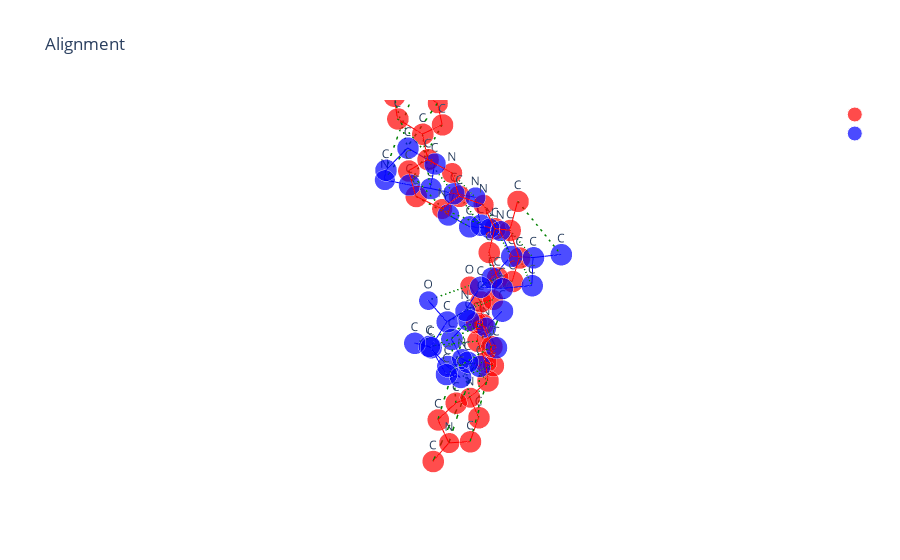

Here is the notebook cell this chart was saved with:
### Code cell
df = pd.read_csv('./otmol_output/4csv_imatinib_result.csv')
data_path = "../Data/first_8_molecules_RDKIT"
ligand = '4csv_imatinib'
i = 10
nameB = ligand+'_conf'+str(i)+'_otmol.xyz'
path1 = os.path.join(data_path, 'extra_bio_ligands', ligand+'.pdb')
path2 = os.path.join(data_path, 'extra_bio_ligands_RDKIT', ligand, ligand+'_conf'+str(i)+'.pdb')
X_A, T_A, B_A = otm.tl.parse_pdb_file(path1)
X_B, T_B, B_B = otm.tl.parse_pdb_file(path2)
assignment = [int(x) for x in df['assignment'][i].strip('[]').split()]
P = otm.tl.permutation_to_matrix(assignment)
X_B_aligned, _, _ = otm.tl.kabsch(X_A, X_B, P) 
otm.tl.write_xyz_with_custom_labels(
    os.path.join('otmol_output', nameB), 
    X_B_aligned[assignment], 
    T_B[assignment],
    comment="aligned by OTMol")
otm.pl.interactive_alignment_plot(X_A, X_B_aligned, T_A, T_B, B_A, B_B, assignment, '', '')

### Figure 1 — Plotly figure (JSON) as saved in the notebook; plotly's stock layout.template omitted (floating-point values rounded to 4 significant figures)
{"data": [{"marker": {"color": "red", "size": [15.2, 15.2, 15.2, 15.2, 14.2, 15.2, 15.2, 15.2, 15.2, 14.2, 15.2, 14.2, 14.2, 15.2, 15.2, 15.2, 15.2, 15.2, 15.2, 14.2, 15.2, 15.2, 15.2, 15.2, 15.2, 15.2, 15.2, 15.2, 14.2, 15.2, 15.2, 14.2, 15.2, 15.2, 15.2, 13.2, 15.2], "symbol": "circle"}, "mode": "markers+text", "name": "", "text": ["C", "C", "C", "C", "N", "C", "C", "C", "C", "N", "C", "N", "N", "C", "C", "C", "C", "C", "C", "N", "C", "C", "C", "C", "C", "C", "C", "C", "N", "C", "C", "N", "C", "C", "C", "O", "C"], "textposition": "top center", "type": "scatter3d", "x": [-21.68, -21.07, -21.83, -23.22, -23.8, -23.06, -21.19, -19.82, -19.33, -20.14, -21.45, -21.95, -22.43, -22.17, -21.68, -21.22, -21.17, -21.58, -22.07, -21.45, -21.73, -21.75, -21.24, -21.31, -21.87, -22.39, -22.34, -21.95, -20.77, -20.85, -19.54, -18.27, -17.23, -18.44, -19.45, -22.02, -21.76], "y": [2.567, 3.497, 4.438, 4.419, 3.486, 2.583, 5.482, 5.628, 6.653, 7.528, 7.382, 6.381, 8.101, 9.127, 10.41, 11.4, 11.18, 9.957, 8.93, 9.867, 8.822, 9.024, 10.16, 10.31, 9.316, 8.173, 8.045, 9.502, 9.144, 9.852, 10.38, 9.84, 9.551, 8.765, 9.236, 7.703, 10.64], "z": [7.269, 6.454, 5.751, 5.931, 6.732, 7.402, 4.881, 4.715, 3.906, 3.302, 3.484, 4.244, 2.954, 2.106, 2.673, 1.824, 0.458, -0.108, 0.726, -1.462, -2.275, -3.765, -4.361, -5.739, -6.539, -5.942, -4.557, -8.032, -8.87, -10.18, -10.81, -10.23, -11.24, -9.23, -8.213, -1.904, 4.162]}, {"marker": {"color": "blue", "size": [15.2, 15.2, 15.2, 15.2, 14.2, 15.2, 15.2, 15.2, 15.2, 14.2, 15.2, 14.2, 14.2, 15.2, 15.2, 15.2, 15.2, 15.2, 15.2, 14.2, 15.2, 15.2, 15.2, 15.2, 15.2, 15.2, 15.2, 15.2, 14.2, 15.2, 15.2, 14.2, 15.2, 15.2, 15.2, 13.2, 15.2], "symbol": "circle"}, "mode": "markers+text", "name": "", "text": ["C", "C", "C", "C", "N", "C", "C", "C", "C", "N", "C", "N", "N", "C", "C", "C", "C", "C", "C", "N", "C", "C", "C", "C", "C", "C", "C", "C", "N", "C", "C", "N", "C", "C", "C", "O", "C"], "textposition": "top center", "type": "scatter3d", "x": [-20.74, -21.63, -21.71, -21.52, -20.25, -19.66, -23.07, -23.08, -24.09, -24.22, -23.04, -23.23, -22.97, -22.92, -22.78, -21.77, -20.45, -20.5, -21.9, -19.65, -18.26, -17.37, -17.47, -18.58, -18.83, -18.4, -17.34, -20.22, -20.8, -21.22, -22.49, -23.53, -24.72, -23.12, -21.81, -17.8, -24.1], "y": [4.544, 5.497, 5.063, 3.583, 3.123, 4.069, 5.419, 4.968, 5.7, 7.099, 7.457, 6.829, 8.843, 9.724, 11.12, 11.9, 11.16, 9.8, 9.354, 9.595, 9.734, 9.534, 8.198, 8.047, 9.184, 10.54, 10.6, 9.348, 8.374, 7.122, 7.284, 7.821, 8.074, 9.048, 8.914, 8.979, 11.84], "z": [5.33, 4.559, 3.112, 2.931, 3.443, 4.377, 2.521, 1.1, 0.2517, 0.6196, 1.376, 2.696, 1.574, 0.4716, 1.042, 0.2792, 0.3965, -0.2181, -0.5499, -1.349, -1.151, -2.335, -2.966, -3.982, -4.849, -4.366, -3.35, -5.382, -6.191, -5.71, -4.892, -5.745, -4.969, -6.363, -7.114, -0.04715, 0.9659]}, {"line": {"color": "red", "width": 2}, "mode": "lines", "showlegend": false, "type": "scatter3d", "x": [-21.68, -21.07], "y": [2.567, 3.497], "z": [7.269, 6.454]}, {"line": {"color": "red", "width": 2}, "mode": "lines", "showlegend": false, "type": "scatter3d", "x": [-21.68, -23.06], "y": [2.567, 2.583], "z": [7.269, 7.402]}, {"line": {"color": "red", "width": 2}, "mode": "lines", "showlegend": false, "type": "scatter3d", "x": [-21.07, -21.83], "y": [3.497, 4.438], "z": [6.454, 5.751]}, {"line": {"color": "red", "width": 2}, "mode": "lines", "showlegend": false, "type": "scatter3d", "x": [-21.83, -23.22], "y": [4.438, 4.419], "z": [5.751, 5.931]}, {"line": {"color": "red", "width": 2}, "mode": "lines", "showlegend": false, "type": "scatter3d", "x": [-21.83, -21.19], "y": [4.438, 5.482], "z": [5.751, 4.881]}, {"line": {"color": "red", "width": 2}, "mode": "lines", "showlegend": false, "type": "scatter3d", "x": [-23.22, -23.8], "y": [4.419, 3.486], "z": [5.931, 6.732]}, {"line": {"color": "red", "width": 2}, "mode": "lines", "showlegend": false, "type": "scatter3d", "x": [-23.8, -23.06], "y": [3.486, 2.583], "z": [6.732, 7.402]}, {"line": {"color": "red", "width": 2}, "mode": "lines", "showlegend": false, "type": "scatter3d", "x": [-21.19, -19.82], "y": [5.482, 5.628], "z": [4.881, 4.715]}, {"line": {"color": "red", "width": 2}, "mode": "lines", "showlegend": false, "type": "scatter3d", "x": [-21.19, -21.95], "y": [5.482, 6.381], "z": [4.881, 4.244]}, {"line": {"color": "red", "width": 2}, "mode": "lines", "showlegend": false, "type": "scatter3d", "x": [-19.82, -19.33], "y": [5.628, 6.653], "z": [4.715, 3.906]}, {"line": {"color": "red", "width": 2}, "mode": "lines", "showlegend": false, "type": "scatter3d", "x": [-19.33, -20.14], "y": [6.653, 7.528], "z": [3.906, 3.302]}, {"line": {"color": "red", "width": 2}, "mode": "lines", "showlegend": false, "type": "scatter3d", "x": [-20.14, -21.45], "y": [7.528, 7.382], "z": [3.302, 3.484]}, {"line": {"color": "red", "width": 2}, "mode": "lines", "showlegend": false, "type": "scatter3d", "x": [-21.45, -21.95], "y": [7.382, 6.381], "z": [3.484, 4.244]}, {"line": {"color": "red", "width": 2}, "mode": "lines", "showlegend": false, "type": "scatter3d", "x": [-21.45, -22.43], "y": [7.382, 8.101], "z": [3.484, 2.954]}, {"line": {"color": "red", "width": 2}, "mode": "lines", "showlegend": false, "type": "scatter3d", "x": [-22.43, -22.17], "y": [8.101, 9.127], "z": [2.954, 2.106]}, {"line": {"color": "red", "width": 2}, "mode": "lines", "showlegend": false, "type": "scatter3d", "x": [-22.17, -21.68], "y": [9.127, 10.41], "z": [2.106, 2.673]}, {"line": {"color": "red", "width": 2}, "mode": "lines", "showlegend": false, "type": "scatter3d", "x": [-22.17, -22.07], "y": [9.127, 8.93], "z": [2.106, 0.726]}, {"line": {"color": "red", "width": 2}, "mode": "lines", "showlegend": false, "type": "scatter3d", "x": [-21.68, -21.22], "y": [10.41, 11.4], "z": [2.673, 1.824]}, {"line": {"color": "red", "width": 2}, "mode": "lines", "showlegend": false, "type": "scatter3d", "x": [-21.68, -21.76], "y": [10.41, 10.64], "z": [2.673, 4.162]}, {"line": {"color": "red", "width": 2}, "mode": "lines", "showlegend": false, "type": "scatter3d", "x": [-21.22, -21.17], "y": [11.4, 11.18], "z": [1.824, 0.458]}, {"line": {"color": "red", "width": 2}, "mode": "lines", "showlegend": false, "type": "scatter3d", "x": [-21.17, -21.58], "y": [11.18, 9.957], "z": [0.458, -0.108]}, {"line": {"color": "red", "width": 2}, "mode": "lines", "showlegend": false, "type": "scatter3d", "x": [-21.58, -22.07], "y": [9.957, 8.93], "z": [-0.108, 0.726]}, {"line": {"color": "red", "width": 2}, "mode": "lines", "showlegend": false, "type": "scatter3d", "x": [-21.58, -21.45], "y": [9.957, 9.867], "z": [-0.108, -1.462]}, {"line": {"color": "red", "width": 2}, "mode": "lines", "showlegend": false, "type": "scatter3d", "x": [-21.45, -21.73], "y": [9.867, 8.822], "z": [-1.462, -2.275]}, {"line": {"color": "red", "width": 2}, "mode": "lines", "showlegend": false, "type": "scatter3d", "x": [-21.73, -21.75], "y": [8.822, 9.024], "z": [-2.275, -3.765]}, {"line": {"color": "red", "width": 2}, "mode": "lines", "showlegend": false, "type": "scatter3d", "x": [-21.73, -22.02], "y": [8.822, 7.703], "z": [-2.275, -1.904]}, {"line": {"color": "red", "width": 2}, "mode": "lines", "showlegend": false, "type": "scatter3d", "x": [-21.75, -21.24], "y": [9.024, 10.16], "z": [-3.765, -4.361]}, {"line": {"color": "red", "width": 2}, "mode": "lines", "showlegend": false, "type": "scatter3d", "x": [-21.75, -22.34], "y": [9.024, 8.045], "z": [-3.765, -4.557]}, {"line": {"color": "red", "width": 2}, "mode": "lines", "showlegend": false, "type": "scatter3d", "x": [-21.24, -21.31], "y": [10.16, 10.31], "z": [-4.361, -5.739]}, {"line": {"color": "red", "width": 2}, "mode": "lines", "showlegend": false, "type": "scatter3d", "x": [-21.31, -21.87], "y": [10.31, 9.316], "z": [-5.739, -6.539]}, {"line": {"color": "red", "width": 2}, "mode": "lines", "showlegend": false, "type": "scatter3d", "x": [-21.87, -22.39], "y": [9.316, 8.173], "z": [-6.539, -5.942]}, {"line": {"color": "red", "width": 2}, "mode": "lines", "showlegend": false, "type": "scatter3d", "x": [-21.87, -21.95], "y": [9.316, 9.502], "z": [-6.539, -8.032]}, {"line": {"color": "red", "width": 2}, "mode": "lines", "showlegend": false, "type": "scatter3d", "x": [-22.39, -22.34], "y": [8.173, 8.045], "z": [-5.942, -4.557]}, {"line": {"color": "red", "width": 2}, "mode": "lines", "showlegend": false, "type": "scatter3d", "x": [-21.95, -20.77], "y": [9.502, 9.144], "z": [-8.032, -8.87]}, {"line": {"color": "red", "width": 2}, "mode": "lines", "showlegend": false, "type": "scatter3d", "x": [-20.77, -20.85], "y": [9.144, 9.852], "z": [-8.87, -10.18]}, {"line": {"color": "red", "width": 2}, "mode": "lines", "showlegend": false, "type": "scatter3d", "x": [-20.77, -19.45], "y": [9.144, 9.236], "z": [-8.87, -8.213]}, {"line": {"color": "red", "width": 2}, "mode": "lines", "showlegend": false, "type": "scatter3d", "x": [-20.85, -19.54], "y": [9.852, 10.38], "z": [-10.18, -10.81]}, {"line": {"color": "red", "width": 2}, "mode": "lines", "showlegend": false, "type": "scatter3d", "x": [-19.54, -18.27], "y": [10.38, 9.84], "z": [-10.81, -10.23]}, {"line": {"color": "red", "width": 2}, "mode": "lines", "showlegend": false, "type": "scatter3d", "x": [-18.27, -17.23], "y": [9.84, 9.551], "z": [-10.23, -11.24]}, {"line": {"color": "red", "width": 2}, "mode": "lines", "showlegend": false, "type": "scatter3d", "x": [-18.27, -18.44], "y": [9.84, 8.765], "z": [-10.23, -9.23]}, {"line": {"color": "red", "width": 2}, "mode": "lines", "showlegend": false, "type": "scatter3d", "x": [-18.44, -19.45], "y": [8.765, 9.236], "z": [-9.23, -8.213]}, {"line": {"color": "blue", "width": 2}, "mode": "lines", "showlegend": false, "type": "scatter3d", "x": [-20.74, -21.63], "y": [4.544, 5.497], "z": [5.33, 4.559]}, {"line": {"color": "blue", "width": 2}, "mode": "lines", "showlegend": false, "type": "scatter3d", "x": [-20.74, -19.66], "y": [4.544, 4.069], "z": [5.33, 4.377]}, {"line": {"color": "blue", "width": 2}, "mode": "lines", "showlegend": false, "type": "scatter3d", "x": [-21.63, -21.71], "y": [5.497, 5.063], "z": [4.559, 3.112]}, {"line": {"color": "blue", "width": 2}, "mode": "lines", "showlegend": false, "type": "scatter3d", "x": [-21.71, -21.52], "y": [5.063, 3.583], "z": [3.112, 2.931]}, {"line": {"color": "blue", "width": 2}, "mode": "lines", "showlegend": false, "type": "scatter3d", "x": [-21.71, -23.07], "y": [5.063, 5.419], "z": [3.112, 2.521]}, {"line": {"color": "blue", "width": 2}, "mode": "lines", "showlegend": false, "type": "scatter3d", "x": [-21.52, -20.25], "y": [3.583, 3.123], "z": [2.931, 3.443]}, {"line": {"color": "blue", "width": 2}, "mode": "lines", "showlegend": false, "type": "scatter3d", "x": [-20.25, -19.66], "y": [3.123, 4.069], "z": [3.443, 4.377]}, {"line": {"color": "blue", "width": 2}, "mode": "lines", "showlegend": false, "type": "scatter3d", "x": [-23.07, -23.08], "y": [5.419, 4.968], "z": [2.521, 1.1]}, {"line": {"color": "blue", "width": 2}, "mode": "lines", "showlegend": false, "type": "scatter3d", "x": [-23.07, -23.23], "y": [5.419, 6.829], "z": [2.521, 2.696]}, {"line": {"color": "blue", "width": 2}, "mode": "lines", "showlegend": false, "type": "scatter3d", "x": [-23.08, -24.09], "y": [4.968, 5.7], "z": [1.1, 0.2517]}, {"line": {"color": "blue", "width": 2}, "mode": "lines", "showlegend": false, "type": "scatter3d", "x": [-24.09, -24.22], "y": [5.7, 7.099], "z": [0.2517, 0.6196]}, {"line": {"color": "blue", "width": 2}, "mode": "lines", "showlegend": false, "type": "scatter3d", "x": [-24.22, -23.04], "y": [7.099, 7.457], "z": [0.6196, 1.376]}, {"line": {"color": "blue", "width": 2}, "mode": "lines", "showlegend": false, "type": "scatter3d", "x": [-23.04, -23.23], "y": [7.457, 6.829], "z": [1.376, 2.696]}, {"line": {"color": "blue", "width": 2}, "mode": "lines", "showlegend": false, "type": "scatter3d", "x": [-23.04, -22.97], "y": [7.457, 8.843], "z": [1.376, 1.574]}, {"line": {"color": "blue", "width": 2}, "mode": "lines", "showlegend": false, "type": "scatter3d", "x": [-22.97, -22.92], "y": [8.843, 9.724], "z": [1.574, 0.4716]}, {"line": {"color": "blue", "width": 2}, "mode": "lines", "showlegend": false, "type": "scatter3d", "x": [-22.92, -22.78], "y": [9.724, 11.12], "z": [0.4716, 1.042]}, {"line": {"color": "blue", "width": 2}, "mode": "lines", "showlegend": false, "type": "scatter3d", "x": [-22.92, -21.9], "y": [9.724, 9.354], "z": [0.4716, -0.5499]}, {"line": {"color": "blue", "width": 2}, "mode": "lines", "showlegend": false, "type": "scatter3d", "x": [-22.78, -21.77], "y": [11.12, 11.9], "z": [1.042, 0.2792]}, {"line": {"color": "blue", "width": 2}, "mode": "lines", "showlegend": false, "type": "scatter3d", "x": [-22.78, -24.1], "y": [11.12, 11.84], "z": [1.042, 0.9659]}, {"line": {"color": "blue", "width": 2}, "mode": "lines", "showlegend": false, "type": "scatter3d", "x": [-21.77, -20.45], "y": [11.9, 11.16], "z": [0.2792, 0.3965]}, {"line": {"color": "blue", "width": 2}, "mode": "lines", "showlegend": false, "type": "scatter3d", "x": [-20.45, -20.5], "y": [11.16, 9.8], "z": [0.3965, -0.2181]}, {"line": {"color": "blue", "width": 2}, "mode": "lines", "showlegend": false, "type": "scatter3d", "x": [-20.5, -21.9], "y": [9.8, 9.354], "z": [-0.2181, -0.5499]}, {"line": {"color": "blue", "width": 2}, "mode": "lines", "showlegend": false, "type": "scatter3d", "x": [-20.5, -19.65], "y": [9.8, 9.595], "z": [-0.2181, -1.349]}, {"line": {"color": "blue", "width": 2}, "mode": "lines", "showlegend": false, "type": "scatter3d", "x": [-19.65, -18.26], "y": [9.595, 9.734], "z": [-1.349, -1.151]}, {"line": {"color": "blue", "width": 2}, "mode": "lines", "showlegend": false, "type": "scatter3d", "x": [-18.26, -17.37], "y": [9.734, 9.534], "z": [-1.151, -2.335]}, {"line": {"color": "blue", "width": 2}, "mode": "lines", "showlegend": false, "type": "scatter3d", "x": [-18.26, -17.8], "y": [9.734, 8.979], "z": [-1.151, -0.04715]}, {"line": {"color": "blue", "width": 2}, "mode": "lines", "showlegend": false, "type": "scatter3d", "x": [-17.37, -17.47], "y": [9.534, 8.198], "z": [-2.335, -2.966]}, {"line": {"color": "blue", "width": 2}, "mode": "lines", "showlegend": false, "type": "scatter3d", "x": [-17.37, -17.34], "y": [9.534, 10.6], "z": [-2.335, -3.35]}, {"line": {"color": "blue", "width": 2}, "mode": "lines", "showlegend": false, "type": "scatter3d", "x": [-17.47, -18.58], "y": [8.198, 8.047], "z": [-2.966, -3.982]}, {"line": {"color": "blue", "width": 2}, "mode": "lines", "showlegend": false, "type": "scatter3d", "x": [-18.58, -18.83], "y": [8.047, 9.184], "z": [-3.982, -4.849]}, {"line": {"color": "blue", "width": 2}, "mode": "lines", "showlegend": false, "type": "scatter3d", "x": [-18.83, -18.4], "y": [9.184, 10.54], "z": [-4.849, -4.366]}, {"line": {"color": "blue", "width": 2}, "mode": "lines", "showlegend": false, "type": "scatter3d", "x": [-18.83, -20.22], "y": [9.184, 9.348], "z": [-4.849, -5.382]}, {"line": {"color": "blue", "width": 2}, "mode": "lines", "showlegend": false, "type": "scatter3d", "x": [-18.4, -17.34], "y": [10.54, 10.6], "z": [-4.366, -3.35]}, {"line": {"color": "blue", "width": 2}, "mode": "lines", "showlegend": false, "type": "scatter3d", "x": [-20.22, -20.8], "y": [9.348, 8.374], "z": [-5.382, -6.191]}, {"line": {"color": "blue", "width": 2}, "mode": "lines", "showlegend": false, "type": "scatter3d", "x": [-20.8, -21.22], "y": [8.374, 7.122], "z": [-6.191, -5.71]}, {"line": {"color": "blue", "width": 2}, "mode": "lines", "showlegend": false, "type": "scatter3d", "x": [-20.8, -21.81], "y": [8.374, 8.914], "z": [-6.191, -7.114]}, {"line": {"color": "blue", "width": 2}, "mode": "lines", "showlegend": false, "type": "scatter3d", "x": [-21.22, -22.49], "y": [7.122, 7.284], "z": [-5.71, -4.892]}, {"line": {"color": "blue", "width": 2}, "mode": "lines", "showlegend": false, "type": "scatter3d", "x": [-22.49, -23.53], "y": [7.284, 7.821], "z": [-4.892, -5.745]}, {"line": {"color": "blue", "width": 2}, "mode": "lines", "showlegend": false, "type": "scatter3d", "x": [-23.53, -24.72], "y": [7.821, 8.074], "z": [-5.745, -4.969]}, {"line": {"color": "blue", "width": 2}, "mode": "lines", "showlegend": false, "type": "scatter3d", "x": [-23.53, -23.12], "y": [7.821, 9.048], "z": [-5.745, -6.363]}, {"line": {"color": "blue", "width": 2}, "mode": "lines", "showlegend": false, "type": "scatter3d", "x": [-23.12, -21.81], "y": [9.048, 8.914], "z": [-6.363, -7.114]}, {"line": {"color": "green", "dash": "longdash", "width": 3}, "mode": "lines", "showlegend": false, "type": "scatter3d", "x": [-21.68, -20.74], "y": [2.567, 4.544], "z": [7.269, 5.33]}, {"line": {"color": "green", "dash": "longdash", "width": 3}, "mode": "lines", "showlegend": false, "type": "scatter3d", "x": [-21.07, -21.63], "y": [3.497, 5.497], "z": [6.454, 4.559]}, {"line": {"color": "green", "dash": "longdash", "width": 3}, "mode": "lines", "showlegend": false, "type": "scatter3d", "x": [-21.83, -21.71], "y": [4.438, 5.063], "z": [5.751, 3.112]}, {"line": {"color": "green", "dash": "longdash", "width": 3}, "mode": "lines", "showlegend": false, "type": "scatter3d", "x": [-23.22, -21.52], "y": [4.419, 3.583], "z": [5.931, 2.931]}, {"line": {"color": "green", "dash": "longdash", "width": 3}, "mode": "lines", "showlegend": false, "type": "scatter3d", "x": [-23.8, -20.25], "y": [3.486, 3.123], "z": [6.732, 3.443]}, {"line": {"color": "green", "dash": "longdash", "width": 3}, "mode": "lines", "showlegend": false, "type": "scatter3d", "x": [-23.06, -19.66], "y": [2.583, 4.069], "z": [7.402, 4.377]}, {"line": {"color": "green", "dash": "longdash", "width": 3}, "mode": "lines", "showlegend": false, "type": "scatter3d", "x": [-21.19, -23.07], "y": [5.482, 5.419], "z": [4.881, 2.521]}, {"line": {"color": "green", "dash": "longdash", "width": 3}, "mode": "lines", "showlegend": false, "type": "scatter3d", "x": [-19.82, -23.08], "y": [5.628, 4.968], "z": [4.715, 1.1]}, {"line": {"color": "green", "dash": "longdash", "width": 3}, "mode": "lines", "showlegend": false, "type": "scatter3d", "x": [-19.33, -24.09], "y": [6.653, 5.7], "z": [3.906, 0.2517]}, {"line": {"color": "green", "dash": "longdash", "width": 3}, "mode": "lines", "showlegend": false, "type": "scatter3d", "x": [-20.14, -24.22], "y": [7.528, 7.099], "z": [3.302, 0.6196]}, {"line": {"color": "green", "dash": "longdash", "width": 3}, "mode": "lines", "showlegend": false, "type": "scatter3d", "x": [-21.45, -23.04], "y": [7.382, 7.457], "z": [3.484, 1.376]}, {"line": {"color": "green", "dash": "longdash", "width": 3}, "mode": "lines", "showlegend": false, "type": "scatter3d", "x": [-21.95, -23.23], "y": [6.381, 6.829], "z": [4.244, 2.696]}, {"line": {"color": "green", "dash": "longdash", "width": 3}, "mode": "lines", "showlegend": false, "type": "scatter3d", "x": [-22.43, -22.97], "y": [8.101, 8.843], "z": [2.954, 1.574]}, {"line": {"color": "green", "dash": "longdash", "width": 3}, "mode": "lines", "showlegend": false, "type": "scatter3d", "x": [-22.17, -22.92], "y": [9.127, 9.724], "z": [2.106, 0.4716]}, {"line": {"color": "green", "dash": "longdash", "width": 3}, "mode": "lines", "showlegend": false, "type": "scatter3d", "x": [-21.68, -22.78], "y": [10.41, 11.12], "z": [2.673, 1.042]}, {"line": {"color": "green", "dash": "longdash", "width": 3}, "mode": "lines", "showlegend": false, "type": "scatter3d", "x": [-21.22, -21.77], "y": [11.4, 11.9], "z": [1.824, 0.2792]}, {"line": {"color": "green", "dash": "longdash", "width": 3}, "mode": "lines", "showlegend": false, "type": "scatter3d", "x": [-21.17, -20.45], "y": [11.18, 11.16], "z": [0.458, 0.3965]}, {"line": {"color": "green", "dash": "longdash", "width": 3}, "mode": "lines", "showlegend": false, "type": "scatter3d", "x": [-21.58, -20.5], "y": [9.957, 9.8], "z": [-0.108, -0.2181]}, {"line": {"color": "green", "dash": "longdash", "width": 3}, "mode": "lines", "showlegend": false, "type": "scatter3d", "x": [-22.07, -21.9], "y": [8.93, 9.354], "z": [0.726, -0.5499]}, {"line": {"color": "green", "dash": "longdash", "width": 3}, "mode": "lines", "showlegend": false, "type": "scatter3d", "x": [-21.45, -19.65], "y": [9.867, 9.595], "z": [-1.462, -1.349]}, {"line": {"color": "green", "dash": "longdash", "width": 3}, "mode": "lines", "showlegend": false, "type": "scatter3d", "x": [-21.73, -18.26], "y": [8.822, 9.734], "z": [-2.275, -1.151]}, {"line": {"color": "green", "dash": "longdash", "width": 3}, "mode": "lines", "showlegend": false, "type": "scatter3d", "x": [-21.75, -17.37], "y": [9.024, 9.534], "z": [-3.765, -2.335]}, {"line": {"color": "green", "dash": "longdash", "width": 3}, "mode": "lines", "showlegend": false, "type": "scatter3d", "x": [-21.24, -17.34], "y": [10.16, 10.6], "z": [-4.361, -3.35]}, {"line": {"color": "green", "dash": "longdash", "width": 3}, "mode": "lines", "showlegend": false, "type": "scatter3d", "x": [-21.31, -18.4], "y": [10.31, 10.54], "z": [-5.739, -4.366]}, {"line": {"color": "green", "dash": "longdash", "width": 3}, "mode": "lines", "showlegend": false, "type": "scatter3d", "x": [-21.87, -18.83], "y": [9.316, 9.184], "z": [-6.539, -4.849]}, {"line": {"color": "green", "dash": "longdash", "width": 3}, "mode": "lines", "showlegend": false, "type": "scatter3d", "x": [-22.39, -18.58], "y": [8.173, 8.047], "z": [-5.942, -3.982]}, {"line": {"color": "green", "dash": "longdash", "width": 3}, "mode": "lines", "showlegend": false, "type": "scatter3d", "x": [-22.34, -17.47], "y": [8.045, 8.198], "z": [-4.557, -2.966]}, {"line": {"color": "green", "dash": "longdash", "width": 3}, "mode": "lines", "showlegend": false, "type": "scatter3d", "x": [-21.95, -20.22], "y": [9.502, 9.348], "z": [-8.032, -5.382]}, {"line": {"color": "green", "dash": "longdash", "width": 3}, "mode": "lines", "showlegend": false, "type": "scatter3d", "x": [-20.77, -20.8], "y": [9.144, 8.374], "z": [-8.87, -6.191]}, {"line": {"color": "green", "dash": "longdash", "width": 3}, "mode": "lines", "showlegend": false, "type": "scatter3d", "x": [-20.85, -21.81], "y": [9.852, 8.914], "z": [-10.18, -7.114]}, {"line": {"color": "green", "dash": "longdash", "width": 3}, "mode": "lines", "showlegend": false, "type": "scatter3d", "x": [-19.54, -23.12], "y": [10.38, 9.048], "z": [-10.81, -6.363]}, {"line": {"color": "green", "dash": "longdash", "width": 3}, "mode": "lines", "showlegend": false, "type": "scatter3d", "x": [-18.27, -23.53], "y": [9.84, 7.821], "z": [-10.23, -5.745]}, {"line": {"color": "green", "dash": "longdash", "width": 3}, "mode": "lines", "showlegend": false, "type": "scatter3d", "x": [-17.23, -24.72], "y": [9.551, 8.074], "z": [-11.24, -4.969]}, {"line": {"color": "green", "dash": "longdash", "width": 3}, "mode": "lines", "showlegend": false, "type": "scatter3d", "x": [-18.44, -22.49], "y": [8.765, 7.284], "z": [-9.23, -4.892]}, {"line": {"color": "green", "dash": "longdash", "width": 3}, "mode": "lines", "showlegend": false, "type": "scatter3d", "x": [-19.45, -21.22], "y": [9.236, 7.122], "z": [-8.213, -5.71]}, {"line": {"color": "green", "dash": "longdash", "width": 3}, "mode": "lines", "showlegend": false, "type": "scatter3d", "x": [-22.02, -17.8], "y": [7.703, 8.979], "z": [-1.904, -0.04715]}, {"line": {"color": "green", "dash": "longdash", "width": 3}, "mode": "lines", "showlegend": false, "type": "scatter3d", "x": [-21.76, -24.1], "y": [10.64, 11.84], "z": [4.162, 0.9659]}], "layout": {"scene": {"aspectmode": "data", "xaxis": {"title": {"text": "X"}, "visible": false}, "yaxis": {"title": {"text": "Y"}, "visible": false}, "zaxis": {"title": {"text": "Z"}, "visible": false}}, "showlegend": true, "title": {"text": "  Alignment"}}}
